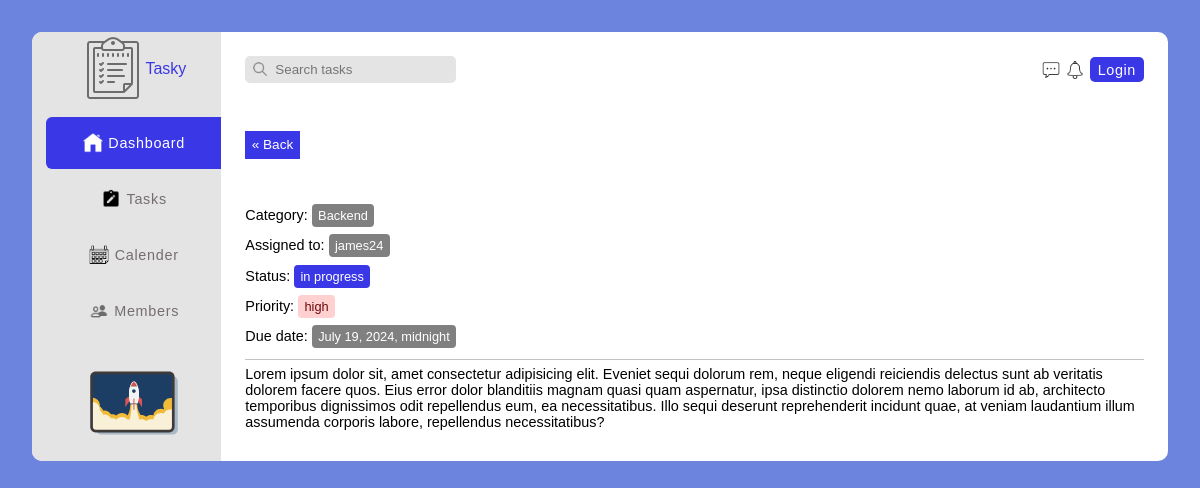
The page /task-details/6/ on the database its author committed.
### task/models.py (models this page shows, shortened)
class Task(models.Model):
    STATUS_CHOICES = (
        ('in progress', 'in progress'),
        ('completed', 'Completed'),
        ('overdue', 'Overdue')
    )
    PRIORITY_CHOICES = (
        ('low', 'Low'),
        ('medium', 'Medium'),
        ('high', 'High')
    )
    task_creator = models.ForeignKey(
        User, on_delete=models.CASCADE, related_name="Task_Manager")
    assigned_to = models.ForeignKey(User, on_delete=models.DO_NOTHING)
    title = models.CharField(max_length=100)
    priority = models.CharField(
        max_length=15, choices=PRIORITY_CHOICES)
    status = models.CharField(
        max_length=15, choices=STATUS_CHOICES)
    category = models.CharField(max_length=100)
    description = models.TextField()
    timestamp = models.DateTimeField(default=timezone.now, editable=True)
    due_date = models.DateTimeField()
    class Meta:
        ordering = ['-timestamp']

### account/models.py (models this page shows, shortened)
class User(AbstractUser):
    email = models.EmailField(verbose_name='Email Address', max_length=60, unique=True,
                              help_text='This email address will be valiated', error_messages={'unique': 'Sorry this email cannot be used'})
    class Meta:
        ordering = ['-date_joined']
    def __str__(self):
        return self.username

### task/views.py (the view)
# urls.py: path('task-details/<int:pk>/', TaskDetail.as_view(), name='task-details'),
class TaskDetail(DetailView):
    model = Task
    context_object_name = 'task'
    template_name = 'task/task-details.html'
    def get_context_data(self, **kwargs):
        task = self.get_object()
        context = super().get_context_data(**kwargs)
        context['title'] = f'Task | {task.title}'
        context['addtaskform'] = AddTaskForm
        return context

### task/templates/task/task-details.html (shortened to what this page needs)
{% extends 'base.html' %}
{% load static %}
{% block content %}
<div class="pry-container">
    {% include 'sidebar.html' %}
    <section class="main-container task-details-container">
    {% include 'top-nav.html' %}
    <div class="flex flex-btw bottom-nav">
        <div class="flex prev-filter-sort detail-bottom-nav">
        <a href="{{request.META.HTTP_REFERER}}"class="back-btn"
            >&laquo; Back</a
        >
        </div>
    </div>
    <section class="task-details">
        <p class="task-category">Category: <span>{{task.category}}</span></p>
        <p class="assigned-to">Assigned to: <span>{{task.assigned_to}}</span></p>
        <p class="task-status">Status: <span>{{task.status}}</span></p>
        <p class="task-priority">Priority: <span>{{task.priority}}</span></p>
        <p class="task-due-date">Due date: <span>{{task.due_date}}</span></p>
        <p class="task-desc">
            {{task.description}}
        </p>
    </section>
    </section>
</div>
{% endblock content %}

### static/css/styles.css (style rules this page uses)
.pry-container { display: grid; grid-template-columns: 1fr 5fr; }
.main-container { padding: 1.5rem; padding-bottom: 0.5rem; border-top-right-radius: 10px; border-bottom-right-radius: 10px; }
.bottom-nav { margin: 3rem 0; align-items: center; }
.bottom-nav .prev-filter-sort { gap: 6px; }
.bottom-nav .detail-bottom-nav .del-btn, .bottom-nav .detail-bottom-nav a { padding: 0.4rem; color: white; font-size: 0.85rem; transition: ease-out 0.2s; }
.prev-filter-sort { gap: 0.5rem; }
.task-details-container .task-details { font-size: 0.9rem; }
.task-details-container .task-details p { margin-bottom: 0.9rem; }
.task-details-container .task-details span { font-size: 0.8rem; padding: 0.25rem 0.4rem; background-color: gray; color: white; border-radius: 4px; }
.task-details-container .task-details .task-priority span { background-color: #ffd0d0; color: #6b0a0a; }
.task-details-container .task-details .task-status span { background-color: #3a37e6; }
.task-details-container .task-desc { padding-top: 0.4rem; margin: 0.4rem 0; border-top: 1px solid rgba(107, 106, 106, 0.4); }

### rows shown on the page
Task: category "Backend", assigned_to "james24", status "in progress", priority "high", due_date "July 19, 2024, midnight", description "Lorem ipsum dolor sit, amet consectetur adipisicing elit. Eveniet sequi dolorum rem, neque eligendi reiciendis delectus sunt ab veritatis dolorem facere quos. Eius error dolor blanditiis magnam quasi quam aspernatur, ipsa distinctio dolorem nemo laborum id ab, architecto temporibus dignissimos odit repellendus eum, ea necessitatibus. Illo sequi deserunt reprehenderit incidunt quae, at veniam laudantium illum assumenda corporis labore, repellendus necessitatibus?"
